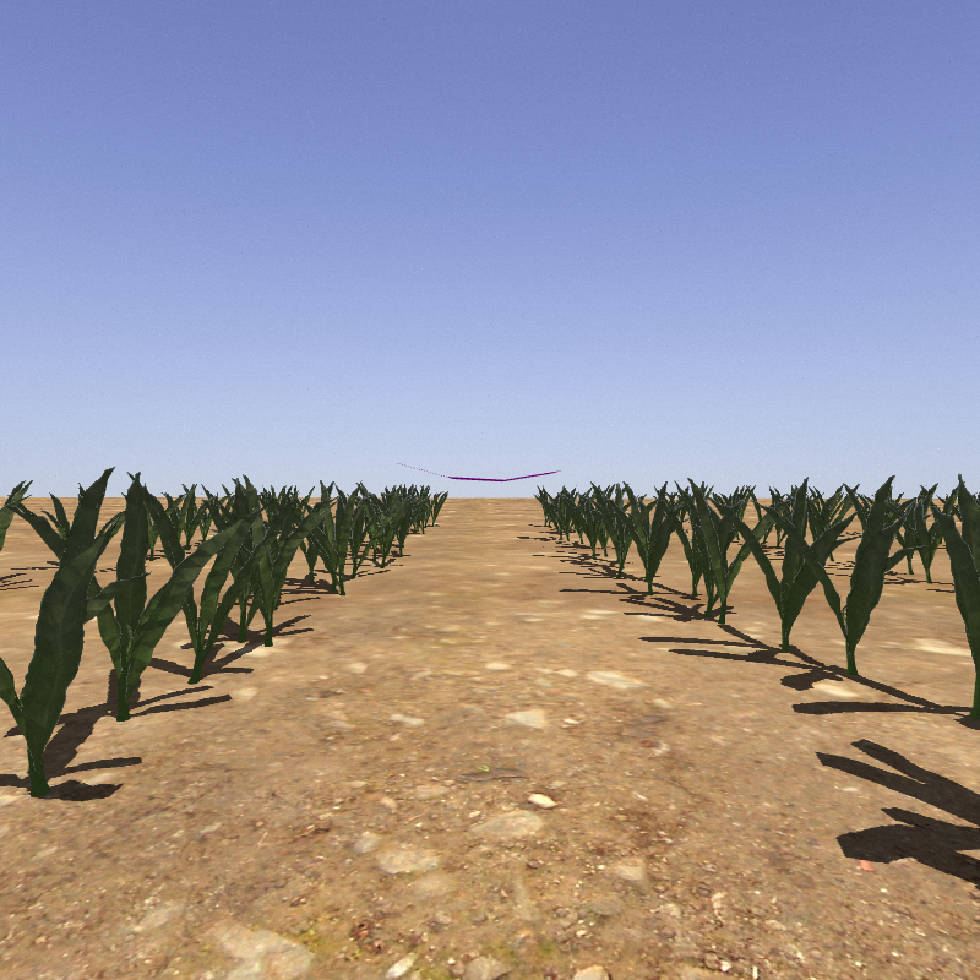
#> input picture training/validate/image_raw_1.png, 980 x 980 px
$ python -i filter_utils.py   (imports and definitions only)
#> lines starting #> are read from the running program, lines starting #| are printed output that depends on the picture; after the words box and inside, x2 and y2 are one past the last pixel; in counts of white or black regions, pixels touching at a corner belong together
# Created by: Hunter Young
# Date: 4/24/18
#
# Script Description:
# 	TODO
# Current Recommended Usage: (in terminal)
# 	TODO
from matplotlib import pyplot as plt
import cv2
import numpy as np

# [56 lines left out: functions select_yellow, select_white, filter_white, filter_green, not called in this run]

def filter_out_brown(_img, use_test=True):
#> called with use_test = True
	tmp = cv2.resize(_img, (640,480))
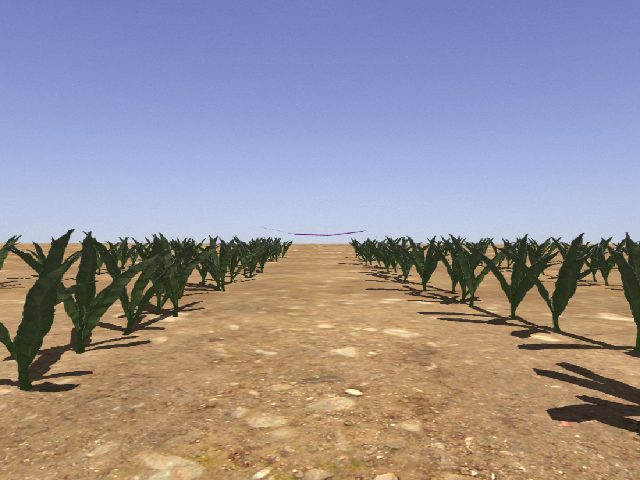
#> tmp: shape (480, 640, 3); mean R, G, B 151.8, 145.8, 151.7
	hsv = cv2.cvtColor(tmp,cv2.COLOR_BGR2HSV)
#> hsv: shape (480, 640, 3); mean H, S, V 53.6, 92, 184.6
	yuv = cv2.cvtColor(tmp,cv2.COLOR_BGR2YUV)
#> yuv: shape (480, 640, 3); mean of channels 0, 1, 2 148.3, 129.8, 131


	if use_test == True:
		lower_yuv_brown = np.array([72, 107, 107])
		upper_yuv_brown = np.array([148, 129, 135])
		# lower_yuv_brown = np.array([38, 134, 131]) # Alright
		# upper_yuv_brown = np.array([195, 163, 150]) # Alright

		lower_hsv_brown = np.array([18, 31, 25])
		upper_hsv_brown = np.array([111, 255, 130])
		# lower_hsv_brown = np.array([32, 52, 0]) # Alright
		# upper_hsv_brown = np.array([107, 255, 255])  # Alright
	else:
		lower_yuv_brown = np.array([0, 0, 0]) # Original
		upper_yuv_brown = np.array([164, 126, 126]) # Original

		lower_hsv_brown = np.array([32, 52, 118]) # Original
		upper_hsv_brown = np.array([255, 255, 164]) # Original


	mask_yuv = cv2.inRange(yuv, lower_yuv_brown, upper_yuv_brown)
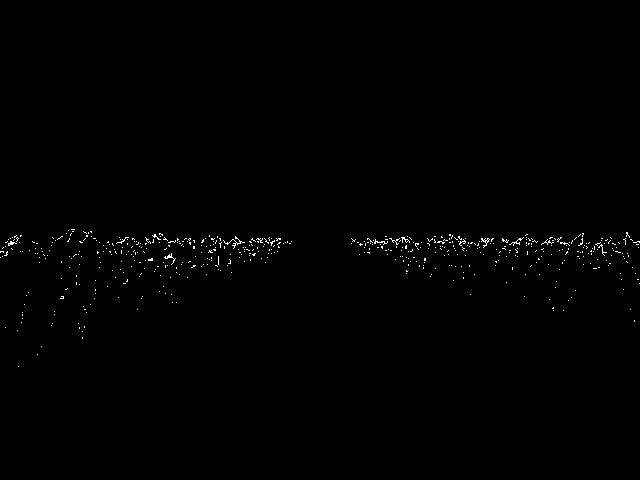
#> mask_yuv: shape (480, 640); 0.49% white in thin lines or dots, all inside (x1, y1, x2, y2) = (0, 229, 640, 367)
	if use_test == False:
		_, mask_yuv = cv2.threshold(mask_yuv, 10, 255, cv2.THRESH_BINARY)
	else:
		_, mask_yuv = cv2.threshold(mask_yuv, 10, 255, cv2.THRESH_BINARY)
	res_yuv = cv2.bitwise_and(tmp, tmp, mask = mask_yuv)


	mask_hsv = cv2.inRange(hsv, lower_hsv_brown, upper_hsv_brown)
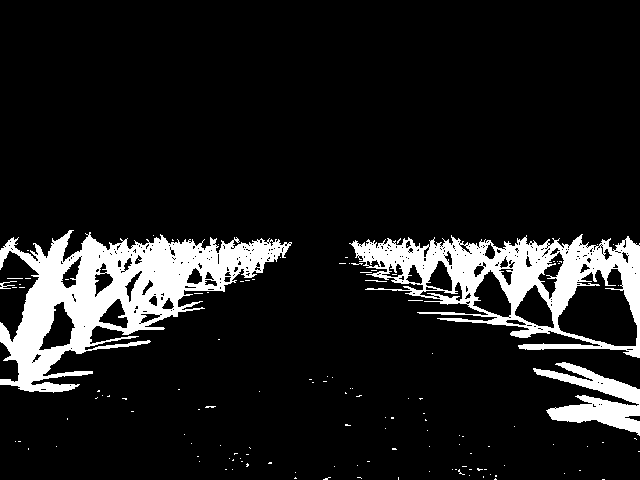
#> mask_hsv: shape (480, 640); 11.4% white; 127 white regions (122 under 20 px), largest, box (x1, y1, x2, y2) and area: (0, 230, 292, 393) 18149, (349, 234, 640, 358) 13179, (533, 362, 640, 436) 3351, (0, 281, 17, 289) 50, (365, 280, 387, 282) 24
	if use_test == False:
		_, mask_hsv = cv2.threshold(mask_hsv, 10, 255, cv2.THRESH_BINARY)
	else:
		_, mask_hsv = cv2.threshold(mask_hsv, 10, 255, cv2.THRESH_BINARY)
		# _, mask_hsv = cv2.threshold(mask_hsv, 10, 255, cv2.THRESH_BINARY) # Alright
	res_hsv = cv2.bitwise_and(tmp, tmp, mask = mask_hsv)
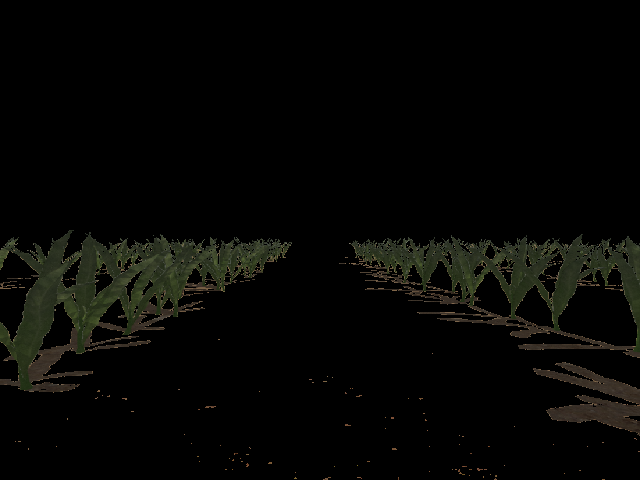
#> res_hsv: shape (480, 640, 3); mean R, G, B 6.2, 6.4, 4.3


	comp_mask = cv2.bitwise_and(mask_yuv,mask_hsv)
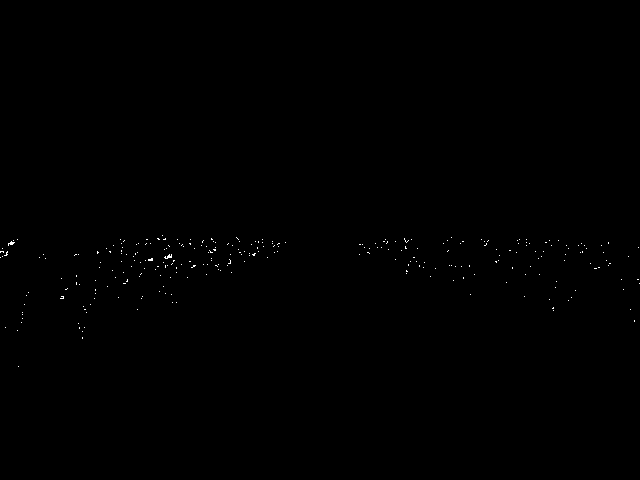
#> comp_mask: shape (480, 640); 0.16% white in thin lines or dots, all inside (x1, y1, x2, y2) = (0, 235, 640, 367)
	if use_test == False:
		_, comp_mask = cv2.threshold(comp_mask, 10, 255, cv2.THRESH_BINARY)
	else:
		_, comp_mask = cv2.threshold(comp_mask, 10, 255, cv2.THRESH_BINARY)
		# _, comp_mask = cv2.threshold(comp_mask, 10, 255, cv2.THRESH_BINARY) # Alright
	res = cv2.bitwise_and(tmp, tmp, mask = comp_mask)

	return res, comp_mask

# [40 lines left out: function filter_custom, not called in this run]

def add_green_mask(white_mask):
	_mask = cv2.cvtColor(white_mask,cv2.COLOR_GRAY2BGR)
	h, w, c = _mask.shape
#> h = 480; w = 640; c = 3
	green_mask = np.zeros((h,w,3), np.uint8)
	green_mask[:,:] = (0,255,0)

	res_mask = cv2.bitwise_and(green_mask, green_mask, mask = white_mask)
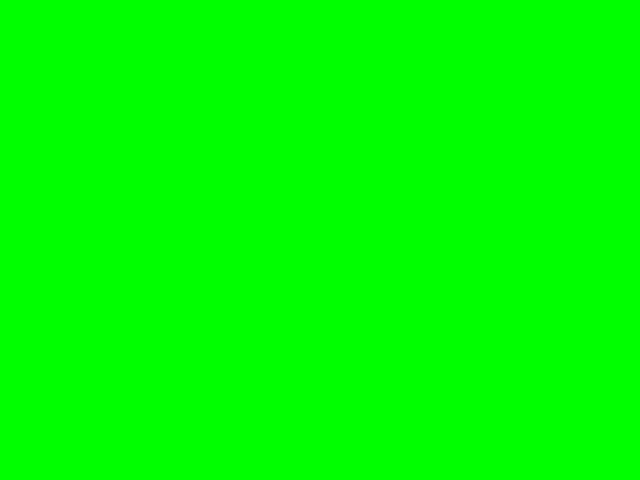
#> green_mask: shape (480, 640, 3); mean of channels 0, 1, 2 0, 255, 0; drawn as B, G, R
	return res_mask

# [22 lines left out: function apply_morph, not called in this run]


def update_filter(img, filter_index=1,mask_flag=True,use_raw=True, verbose=True):

	# Process the new image
	if filter_index == 0:
		res,mask = filter_green(img)
	elif filter_index == 1:
		res,mask = filter_out_brown(img)

	if mask_flag == True:
		color_mask = add_green_mask(mask)
		tmp_color_mask = color_mask
	else:
		color_mask = mask
		tmp_color_mask = cv2.cvtColor(color_mask,cv2.COLOR_GRAY2BGR)

#> (the run stopped early here; a loop or call above may not have finished)

$ run again, on training/validate/image_raw_3.png
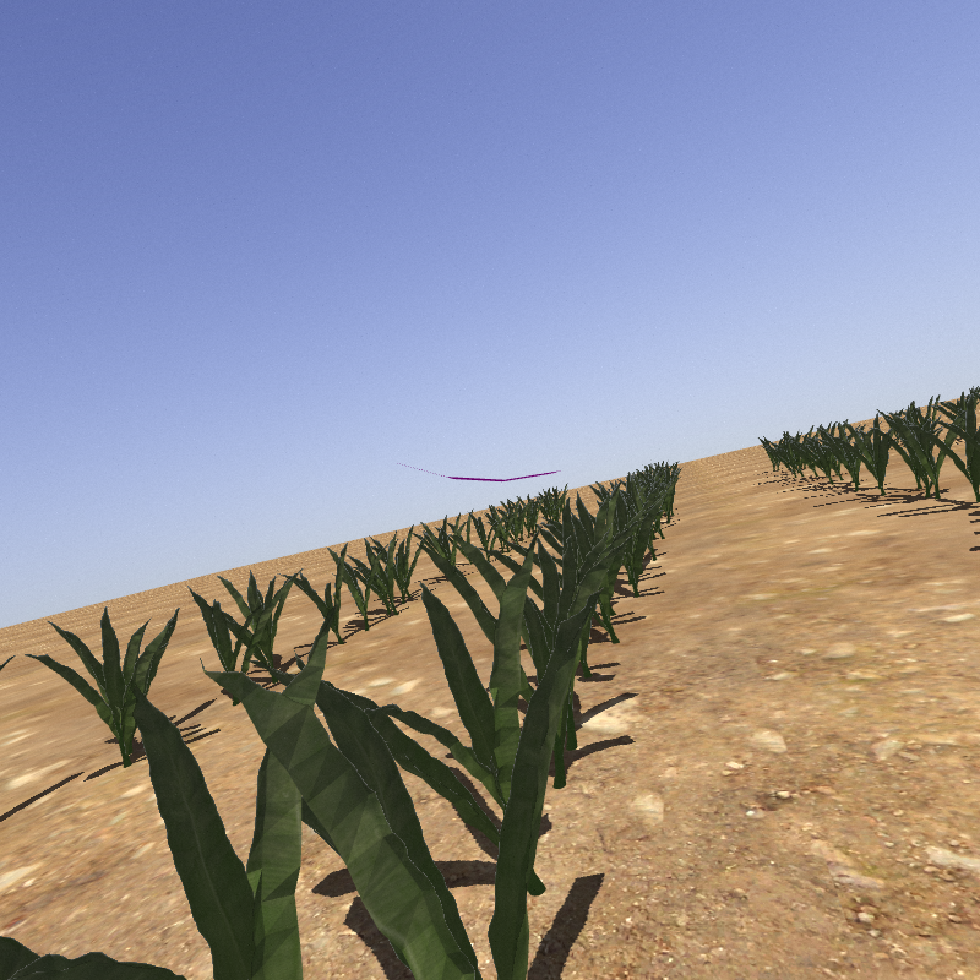
#> input picture training/validate/image_raw_3.png, 980 x 980 px
#> hsv: shape (480, 640, 3); mean H, S, V 50.5, 90.3, 179.5
#> yuv: shape (480, 640, 3); mean of channels 0, 1, 2 145.4, 128.1, 132.6
#> in filter_out_brown, `mask_yuv = cv2.inRange(yuv, lower_yuv_brown, upper_yuv_brown)`:
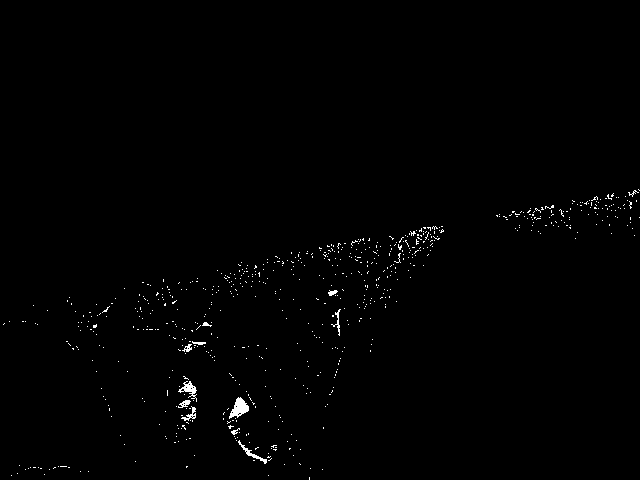
#> mask_yuv: shape (480, 640); 0.71% white in thin lines or dots, all inside (x1, y1, x2, y2) = (3, 189, 640, 480)
#> mask_hsv: shape (480, 640); 16.3% white; 112 white regions (108 under 20 px), largest, box (x1, y1, x2, y2) and area: (22, 227, 445, 480) 44711, (498, 190, 640, 250) 3563, (0, 459, 122, 480) 1352, (0, 378, 55, 403) 137
#> in filter_out_brown, `comp_mask = cv2.bitwise_and(mask_yuv,mask_hsv)`:
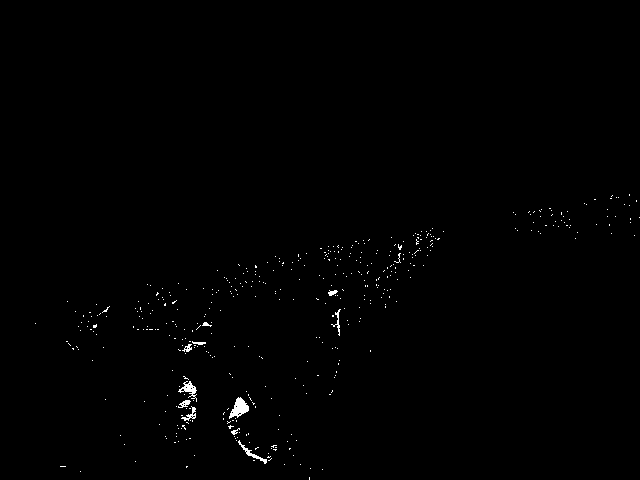
#> comp_mask: shape (480, 640); 0.51% white in thin lines or dots, all inside (x1, y1, x2, y2) = (35, 194, 640, 480)
